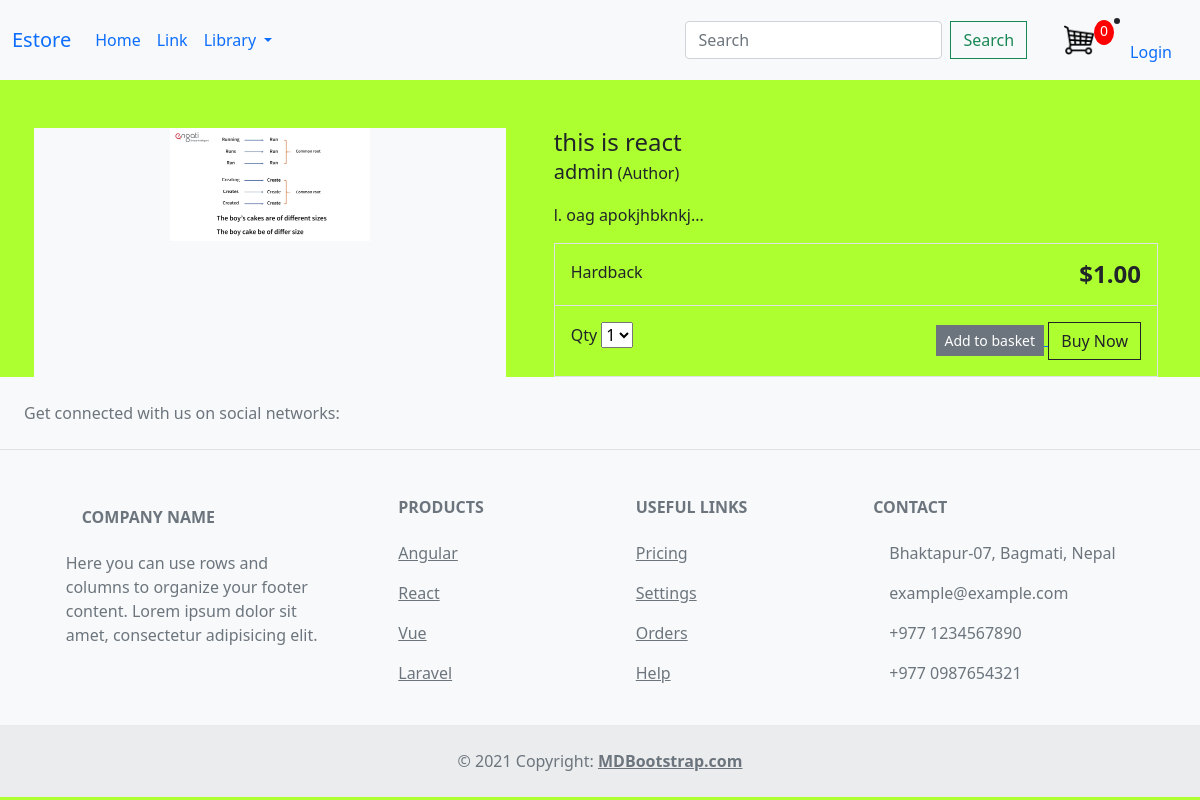
Page /item/re/ on the committed database.
### store/models.py (models this page shows, shortened)
class Product(models.Model):
    category = models.ForeignKey(Category,related_name='product', on_delete=models.CASCADE)
    title = models.CharField(max_length=100)
    author = models.CharField(max_length=100, default='admin')
    description = models.TextField(blank=True)
    image = models.ImageField(upload_to = 'images/')
    slug = models.SlugField(max_length=100)
    price = models.DecimalField(max_digits=4, decimal_places=2)
    in_stock = models.BooleanField(default=True)
    is_active = models.BooleanField(default=True)
    created = models.DateTimeField(auto_now_add=True)
    updated = models.DateTimeField(auto_now=True)
    class Meta:
        verbose_name_plural = 'Product'
        ordering = ('-created', )

### store/views.py (the view)
# urls.py: path('item/<slug:slug>/',views.item_detail, name = 'product_detail' ),
def item_detail(request, slug):
    if request.user.is_authenticated:
        customer = request.user.customer
        order, created = Order.objects.get_or_create(customer = customer, complete = False)
        items = order.orderitem_set.all()
        cartItems = order.get_cart_items
    else:
        items =[]
        order = {'get_cart_total': 0, 'get_cart_items':0 }
        cartItems = order['get_cart_items']
    product = get_object_or_404(Product, slug = slug, in_stock = True)
    context = {'product':product, 'cartItems': cartItems}
    return render(request, 'store/detail.html', context)

### store/models.py (called while the page is built)
    def get_absolute_url(self):#for dynamic link for category
        return reverse('store:category_list', args=[self.slug])

### store/views.py (called while the page is built)
def categories(request):
    return{
        'categories': Category.objects.all()
    }

### store/templates/store/detail.html (shortened to what this page needs)
{% extends 'base.html' %}
{% load static %}
{% block content %}
<div class="container">
    <main class="pt-5">
        <div class="row g-3">
            <div class="col-md-5 col-lg-5 order-md-first bg-light">
                <img class="img-fluid mx-auto d-block" width="200px" alt="Responsive image" src="{{ product.image.url }}">
            </div>
            <div class="col-md-7 col-lg-7 ps-md-3 ps-lg-5">
                <h1 class="mb-0 h4">{{ product.title }}</h1>
                <p><span class="lead">{{ product.author }}</span> (Author)</p>
                <p>{{ product.description|slice:":355" }}...</p>
                <div class="border">
                    <div class="col border-bottom">
                        <div class="row p-3">
                            <div class="col-6">Hardback</div>
                            <div class="col-6 text-end"><span class="h4 fw-bold">${{ product.price }}</span></div>
                        </div>
                    </div>
                    <div class="col">
                        <div class="row p-3">
                            <div class="col-6">
                                <label for="select">Qty</label>
                                <select id="select">
                                    <option value="">1</option>
                                </select>
                            </div>
                            <div class="col-6 text-end">
                                <a href="{% url 'store:cart' %}">
                                    <button data-product = "{{product.id}}" data-action = "add" type="button" class="btn btn-secondary btn-sm add-btn update-cart ">
                                        Add to basket
                                    </button>
                                </a>
                                <a  class="btn btn-outline-dark" href="{% url 'store:checkout' %}">Buy Now</a>
                            </div>
                        </div>
                    </div>
                </div>
            </div>
        </div>
    </main>
</div>
{% endblock %}

### staticFiles/css/main.css (style rules this page uses)
body { background-color:greenyellow; }
.btn { border-radius: 0; }

### rows in the picture
Product: image (picture), title "this is react", author "admin", description "l. oag apokjhbknkj", price "1.00"

### other values in the picture
{{ cartItems }} "0"
